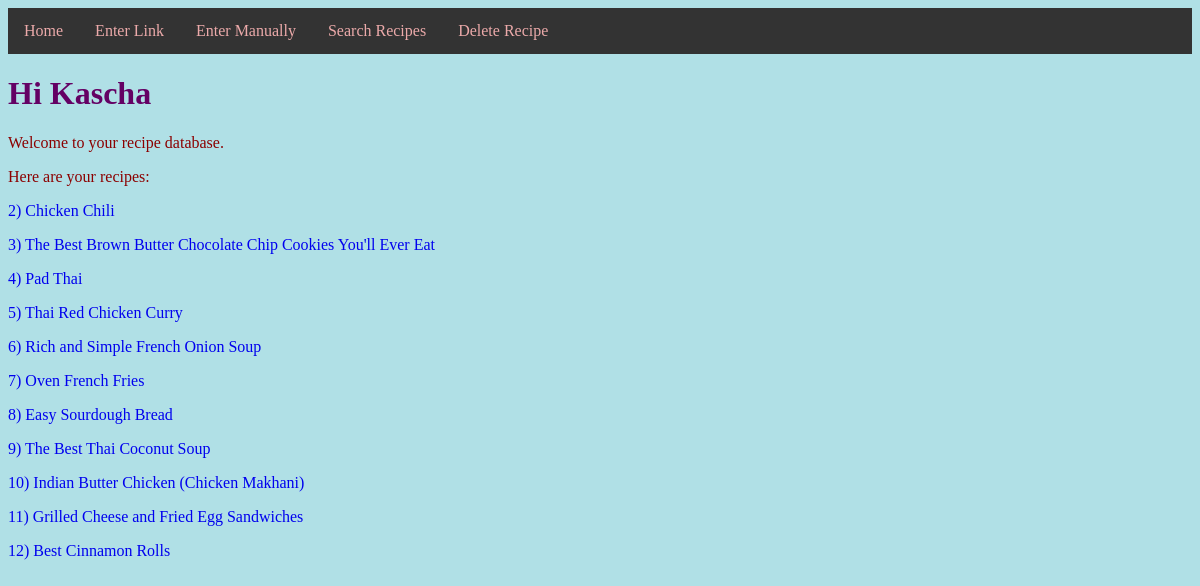
Before: / with the older database file.
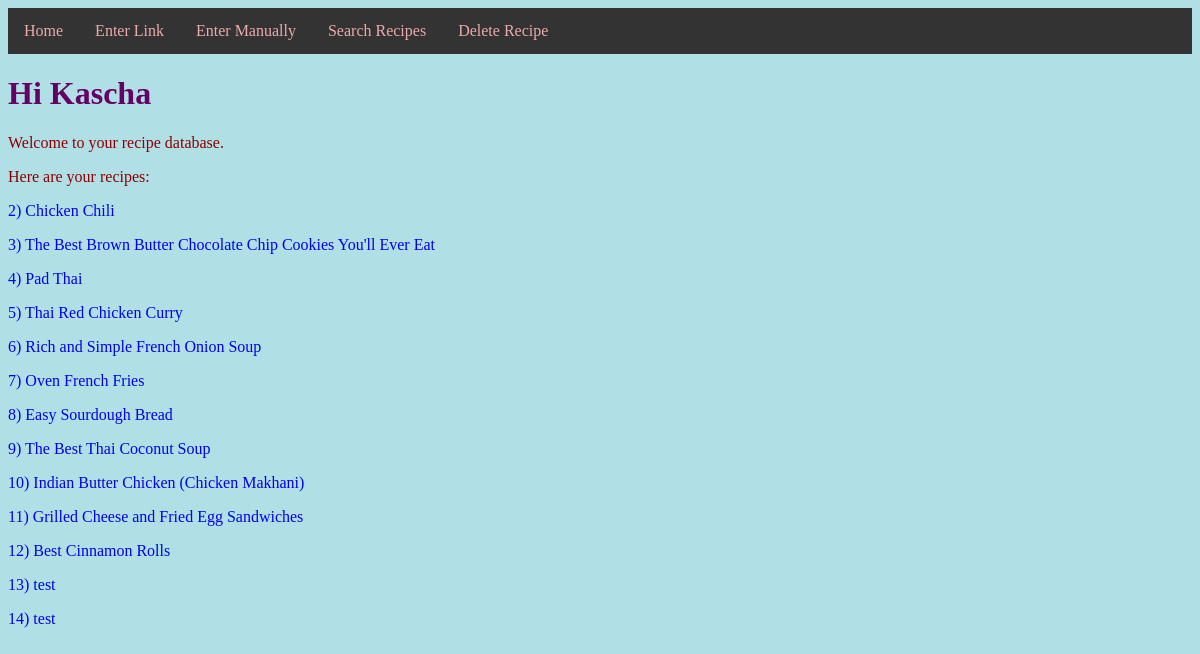
After: the same page with the newer database file.
### recipeapp/models.py (models this page shows, shortened)
class Recipe(db.Model):
    __tablename__ = 'recipes'
    id = db.Column(db.Integer, primary_key=True)
    title = db.Column(db.String(), nullable = False)
    source = db.Column(db.String())
    preptime = db.Column(db.Interval())
    cooktime = db.Column(db.Interval())
    totaltime = db.Column(db.Interval())
    serves = db.Column(db.String(30))
    directions = db.relationship('Directions', backref = 'recipe', cascade="all, delete-orphan")
    ingredients = db.relationship('Ingredient', backref = 'recipe', cascade="all, delete-orphan")

### recipeapp/routes.py (the view)
@app.route('/')
def home():
    recipes = Recipe.query.all()
    return render_template('home.html', recipes=recipes)

### recipeapp/templates/home.html (shortened to what this page needs)
{% extends 'layout.html' %}
{% block content %}
    <h1>Hi Kascha</h1>
    <p>Welcome to your recipe database.</p>
    <p>Here are your recipes:</p>
    {% for recipe in recipes %}
    <a href= "{{ url_for('showrecipe', id=recipe.id) }}"> {{recipe.id}}) {{ recipe.title }}</a>
    {% endfor %}
{% endblock content %}

Changed rows visible on the page:
added Recipe: id "13", title "test"
added Recipe: id "14", title "test"
